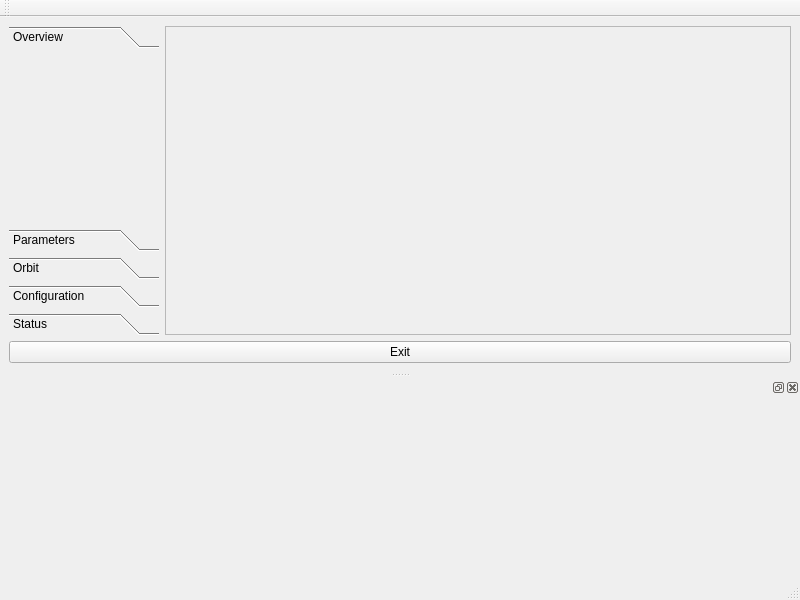
<?xml version="1.0" encoding="UTF-8"?>
<ui version="4.0">
 <class>MainWindow</class>
 <widget class="QMainWindow" name="MainWindow">
  <property name="geometry">
   <rect>
    <x>0</x>
    <y>0</y>
    <width>800</width>
    <height>600</height>
   </rect>
  </property>
  <property name="windowTitle">
   <string>MainWindow</string>
  </property>
  <widget class="QWidget" name="centralwidget">
   <layout class="QVBoxLayout" name="verticalLayout">
    <item>
     <layout class="QHBoxLayout" name="horizontalLayout">
      <item>
       <widget class="QToolBox" name="toolBox">
        <property name="maximumSize">
         <size>
          <width>150</width>
          <height>16777215</height>
         </size>
        </property>
        <property name="currentIndex">
         <number>0</number>
        </property>
        <widget class="QWidget" name="page_overview">
         <property name="geometry">
          <rect>
           <x>0</x>
           <y>0</y>
           <width>150</width>
           <height>130</height>
          </rect>
         </property>
         <attribute name="label">
          <string>Overview</string>
         </attribute>
        </widget>
        <widget class="QWidget" name="page_parameters">
         <property name="geometry">
          <rect>
           <x>0</x>
           <y>0</y>
           <width>150</width>
           <height>130</height>
          </rect>
         </property>
         <attribute name="label">
          <string>Parameters</string>
         </attribute>
         <layout class="QVBoxLayout" name="verticalLayout_2">
          <item>
           <widget class="QPushButton" name="pushButton_parametersSingle">
            <property name="text">
             <string>Single</string>
            </property>
           </widget>
          </item>
          <item>
           <widget class="QPushButton" name="pushButton_parametersMulti">
            <property name="text">
             <string>Multi</string>
            </property>
           </widget>
          </item>
         </layout>
        </widget>
        <widget class="QWidget" name="page_orbit">
         <property name="geometry">
          <rect>
           <x>0</x>
           <y>0</y>
           <width>150</width>
           <height>130</height>
          </rect>
         </property>
         <attribute name="label">
          <string>Orbit</string>
         </attribute>
        </widget>
        <widget class="QWidget" name="page_configuration">
         <property name="geometry">
          <rect>
           <x>0</x>
           <y>0</y>
           <width>150</width>
           <height>130</height>
          </rect>
         </property>
         <attribute name="label">
          <string>Configuration</string>
         </attribute>
        </widget>
        <widget class="QWidget" name="page_status">
         <property name="geometry">
          <rect>
           <x>0</x>
           <y>0</y>
           <width>150</width>
           <height>130</height>
          </rect>
         </property>
         <attribute name="label">
          <string>Status</string>
         </attribute>
        </widget>
       </widget>
      </item>
      <item>
       <widget class="QScrollArea" name="scrollArea">
        <property name="widgetResizable">
         <bool>true</bool>
        </property>
        <widget class="QWidget" name="scrollAreaWidgetContents">
         <property name="geometry">
          <rect>
           <x>0</x>
           <y>0</y>
           <width>620</width>
           <height>276</height>
          </rect>
         </property>
        </widget>
       </widget>
      </item>
     </layout>
    </item>
    <item>
     <widget class="QPushButton" name="pushButton_exit">
      <property name="text">
       <string>Exit</string>
      </property>
     </widget>
    </item>
   </layout>
  </widget>
  <widget class="QMenuBar" name="menubar">
   <property name="geometry">
    <rect>
     <x>0</x>
     <y>0</y>
     <width>800</width>
     <height>26</height>
    </rect>
   </property>
  </widget>
  <widget class="QStatusBar" name="statusbar"/>
  <widget class="QDockWidget" name="dockWidget">
   <property name="minimumSize">
    <size>
     <width>79</width>
     <height>200</height>
    </size>
   </property>
   <attribute name="dockWidgetArea">
    <number>8</number>
   </attribute>
   <widget class="QWidget" name="dockWidgetContents"/>
  </widget>
  <widget class="QToolBar" name="toolBar">
   <property name="windowTitle">
    <string>toolBar</string>
   </property>
   <attribute name="toolBarArea">
    <enum>TopToolBarArea</enum>
   </attribute>
   <attribute name="toolBarBreak">
    <bool>false</bool>
   </attribute>
  </widget>
 </widget>
 <resources/>
 <connections/>
</ui>
